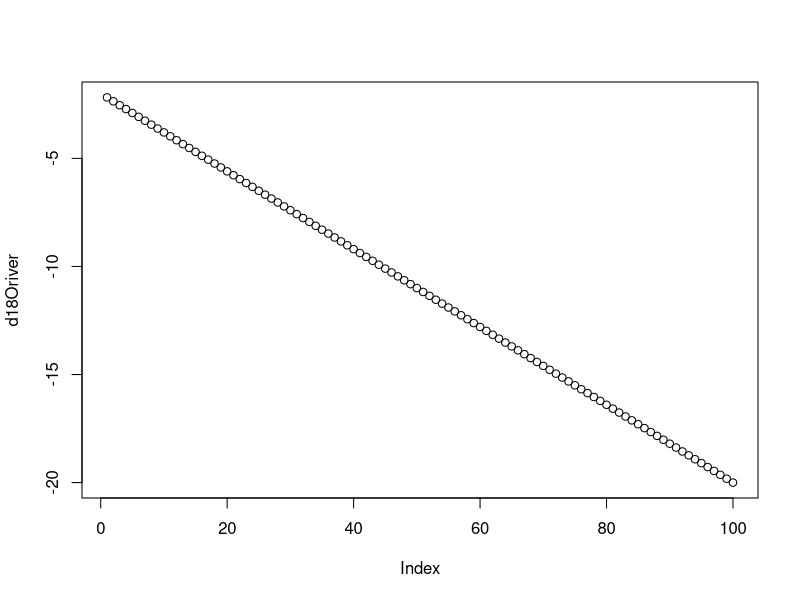

Source code (R):
# WIS should have had d18O surface water that was a few per mille higher than mean global sea surface water AT THAT SAME LATITUDE
lowEM <- -2

# conservative ipsometric mean from upstream highland catchment 
hiEM <- -20

fA <- seq(0.01,1,by=0.01)

d18Oriver <- ((fA)*hiEM) + ((1-fA)*lowEM)

plot(d18Oriver)
